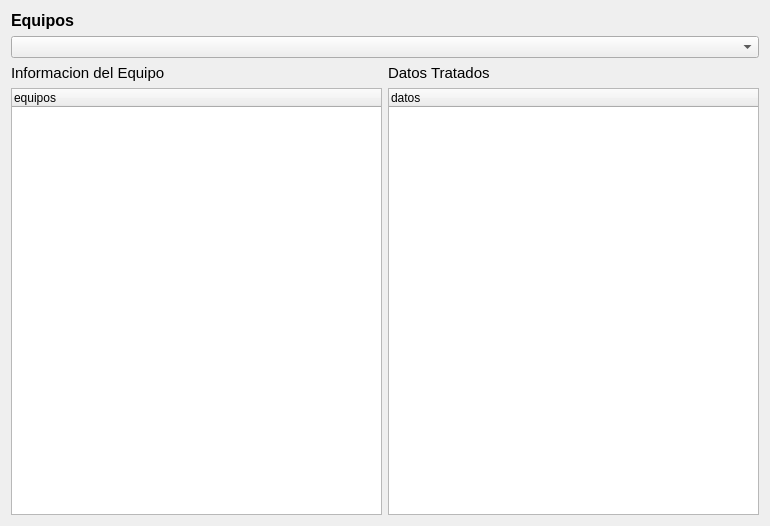
<?xml version="1.0" encoding="UTF-8"?>
<ui version="4.0">
 <class>Equipos_Detalles</class>
 <widget class="QWidget" name="Equipos_Detalles">
  <property name="geometry">
   <rect>
    <x>0</x>
    <y>0</y>
    <width>770</width>
    <height>526</height>
   </rect>
  </property>
  <property name="windowTitle">
   <string>Detalle Equipos</string>
  </property>
  <layout class="QVBoxLayout" name="verticalLayout_2">
   <item>
    <layout class="QVBoxLayout" name="verticalLayout">
     <item>
      <widget class="QLabel" name="titulo_equipos">
       <property name="font">
        <font>
         <pointsize>12</pointsize>
         <bold>true</bold>
        </font>
       </property>
       <property name="text">
        <string>Equipos</string>
       </property>
      </widget>
     </item>
     <item>
      <widget class="QComboBox" name="combo_equipos"/>
     </item>
     <item>
      <layout class="QHBoxLayout" name="horizontalLayout">
       <item>
        <layout class="QVBoxLayout" name="verticalLayout_3">
         <item>
          <widget class="QLabel" name="label_2">
           <property name="font">
            <font>
             <pointsize>11</pointsize>
            </font>
           </property>
           <property name="text">
            <string>Informacion del Equipo</string>
           </property>
          </widget>
         </item>
         <item>
          <widget class="QTreeWidget" name="tree_info_equipo">
           <column>
            <property name="text">
             <string>equipos</string>
            </property>
           </column>
          </widget>
         </item>
        </layout>
       </item>
       <item>
        <layout class="QVBoxLayout" name="verticalLayout_4">
         <item>
          <widget class="QLabel" name="label_3">
           <property name="font">
            <font>
             <pointsize>11</pointsize>
            </font>
           </property>
           <property name="text">
            <string>Datos Tratados</string>
           </property>
          </widget>
         </item>
         <item>
          <widget class="QTreeWidget" name="tree_info_datos">
           <column>
            <property name="text">
             <string>datos</string>
            </property>
           </column>
          </widget>
         </item>
        </layout>
       </item>
      </layout>
     </item>
    </layout>
   </item>
  </layout>
 </widget>
 <resources/>
 <connections/>
</ui>
